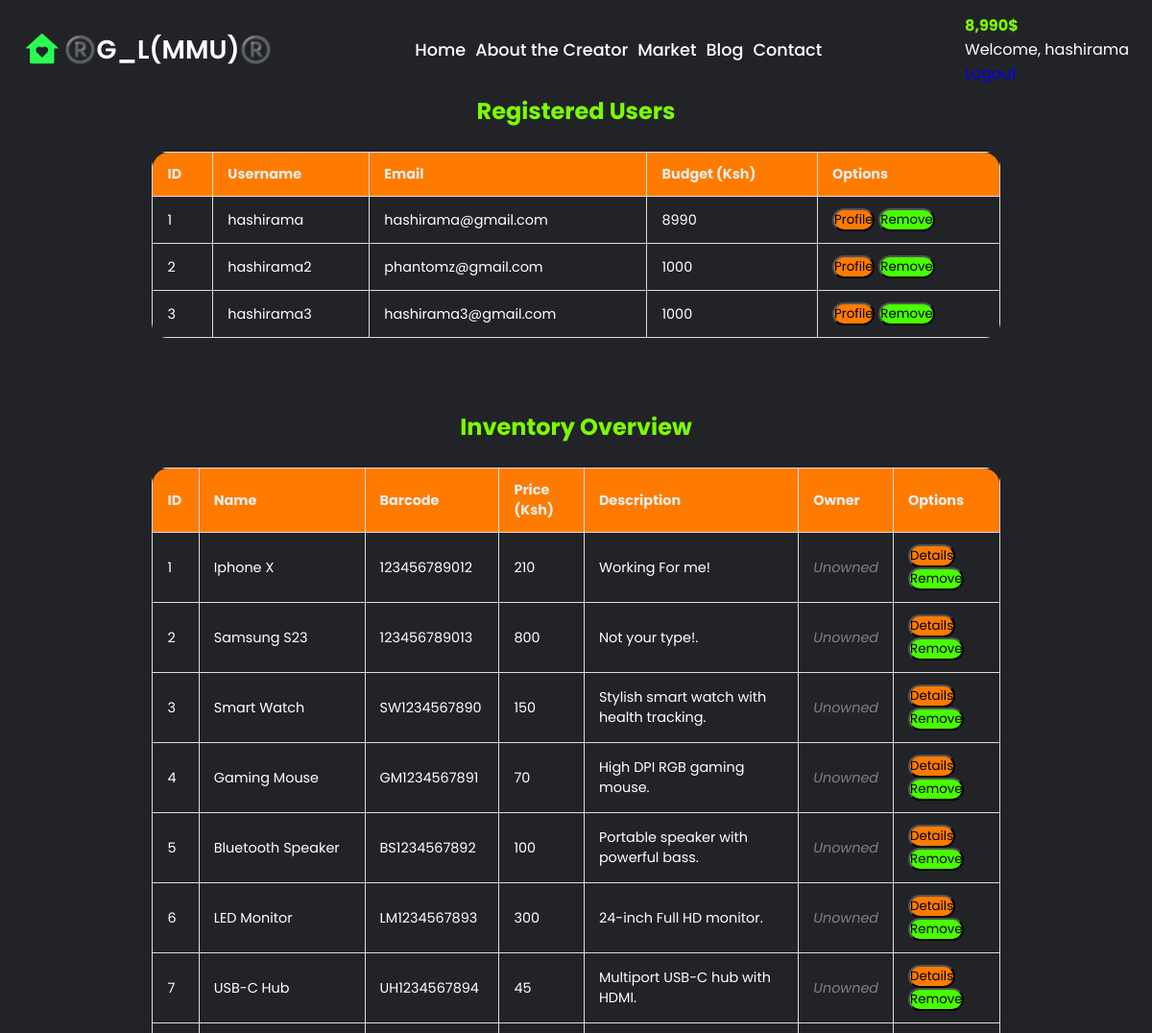
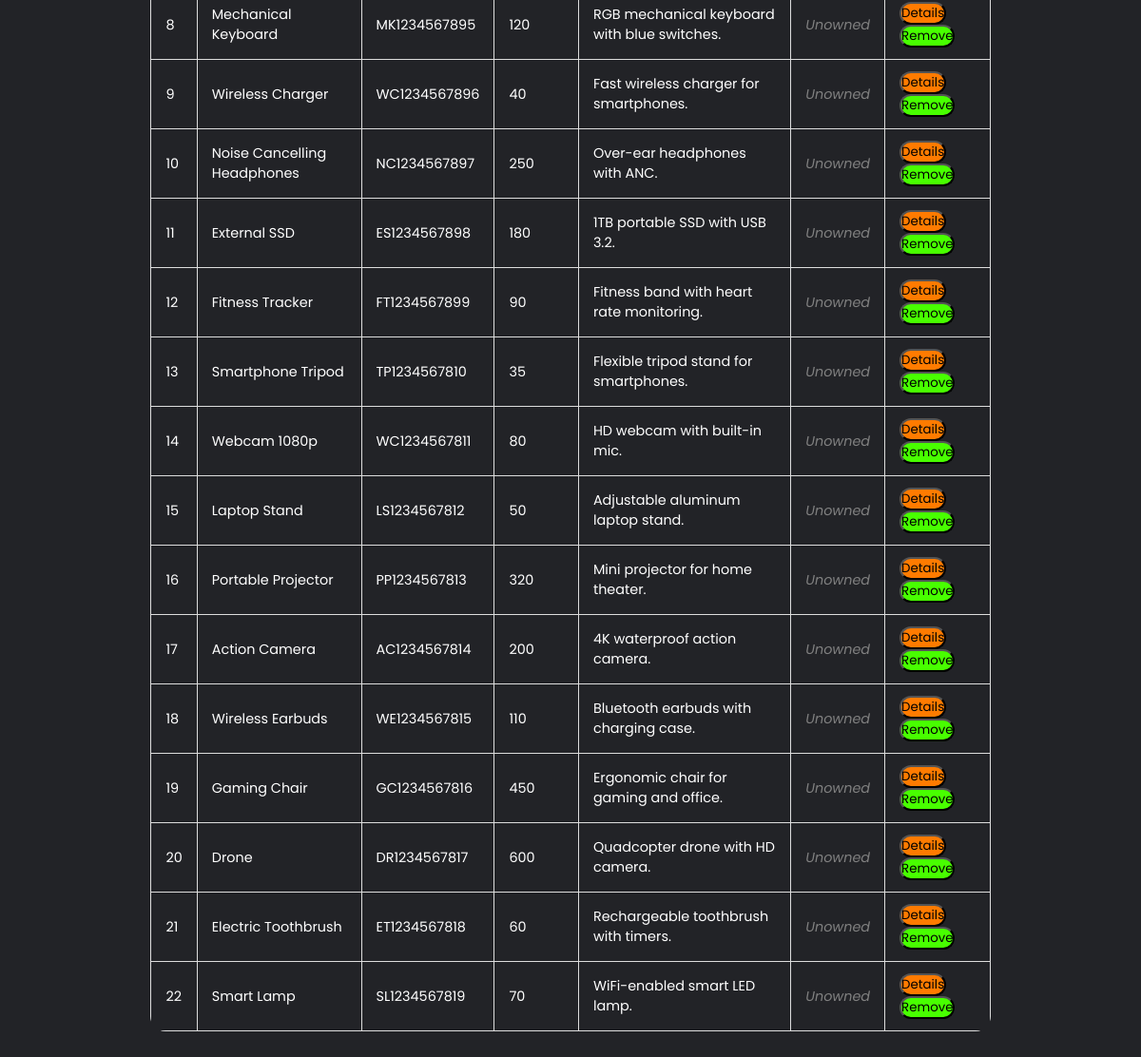
Page /mypeople/dashbord (signed in) on the earlier database version (2 pictures, top to bottom).
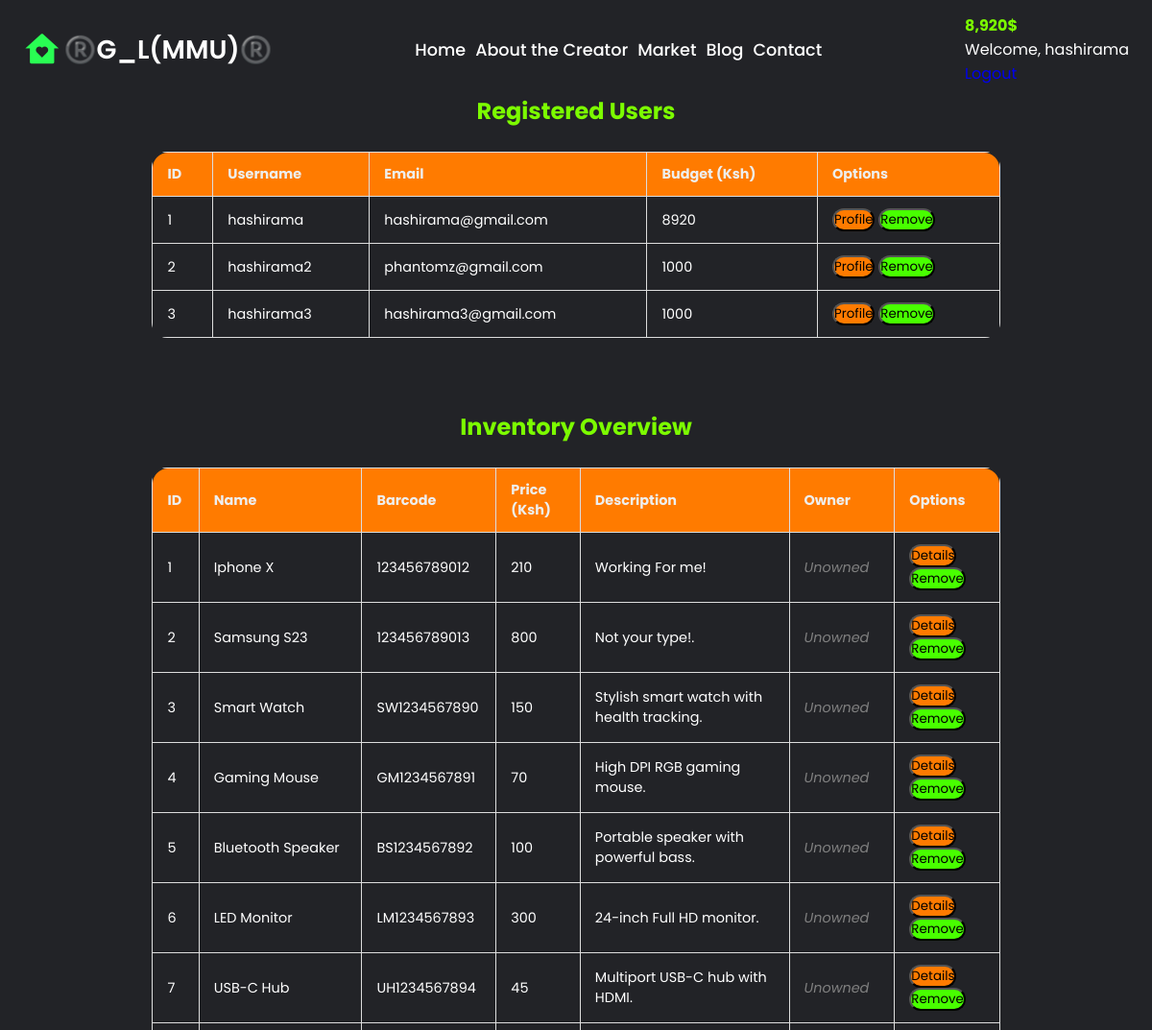
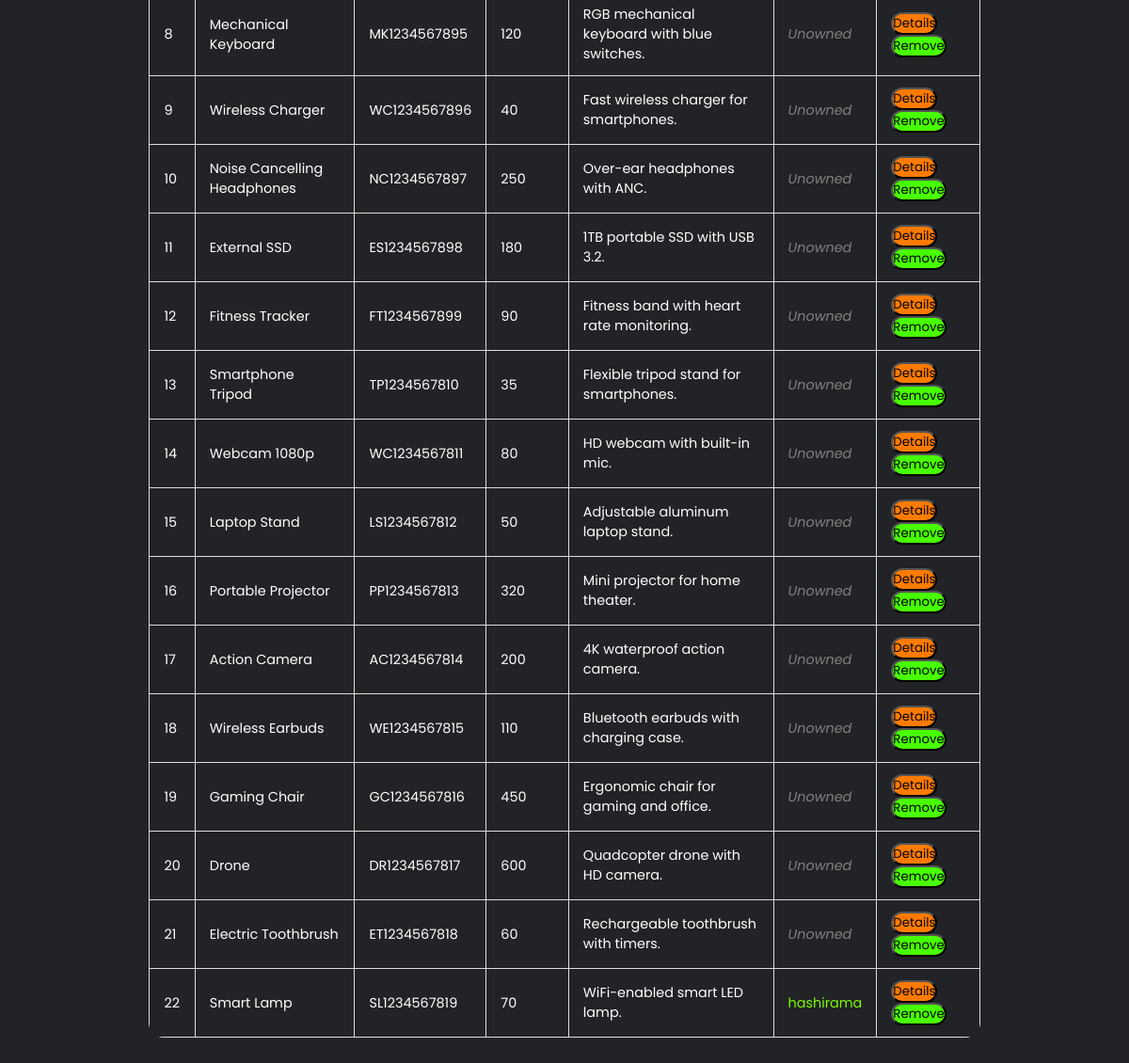
Same page on the later database version (2 pictures, top to bottom).
### market/models.py (models this page shows, shortened)
class User(db.Model, UserMixin):
    id = db.Column(db.Integer(), primary_key=True)
    username = db.Column(db.String(length=30), nullable=False, unique=True)
    email_address = db.Column(db.String(length=58), nullable=False, unique=True)
    pass_hash = db.Column(db.String(length=60), nullable=False)
    budget = db.Column(db.Integer(), nullable=False, default=1000)
    items = db.relationship('Item', backref='owned_user', lazy=True)
    @property
    def prettier_budget(self):
        if len(str(self.budget)) >= 4:
            return f'{str(self.budget)[:-3]},{str(self.budget)[-3:]}$'
        else:
            return f"{self.budget}$"
    @property
    def password(self):
        return self.password

class Item(db.Model):
    id = db.Column(db.Integer(), primary_key=True)
    name = db.Column(db.String(length=30), nullable=False, unique=True)
    price = db.Column(db.Integer(), nullable=False)
    barcode = db.Column(db.String(length=12), nullable=False, unique=True)
    description = db.Column(db.String(length=1024), nullable=False, unique=True)
    owner = db.Column(db.Integer(), db.ForeignKey('user.id'))

### market/routes.py (the view)
@app.route('/mypeople/dashbord')
@login_required
def admin_dashboard():
    users = User.query.all()
    items = Item.query.all()
    return render_template('admin_dashboard.html', users=users, items=items)

### market/models.py (called while the page is built)
@login_manager.user_loader
def load_user(user_id):
    return User.query.get(int(user_id))

### market/templates/admin_dashboard.html (shortened to what the changed rows need)
<!DOCTYPE html>
<html lang="en">
<head>
    <link rel="stylesheet" href="{{ url_for('static', filename='css/styles.css') }}">
    <link href="https://cdn.jsdelivr.net/npm/remixicon@4.5.0/fonts/remixicon.css" rel="stylesheet" />
    <link rel="stylesheet" href="https://unpkg.com/boxicons@latest/css/boxicons.min.css">
</head>
<body id="mrktb" class="mkrtbay">
    <header style="padding-bottom: 50px;">
        {% if current_user.is_authenticated %}
        <ul class="navbar-nav">
            <li class="nav-item">
                <a class="nav-link" style="color: lawngreen; font-weight: bold">
                     {{ current_user.prettier_budget }}
                </a>
            </li>
            <li class="nav-item">
                <a class="nav-market">Welcome, {{ current_user.username }}</a>
            </li>
            <li class="nav-item">
                <a class="nav-link" href="{{ url_for('logout_page') }}">Logout</a>
            </li>
        </ul>
        {% else %}
        <div class="main">
            <a href="{{ url_for('login_page') }}" class="user"><i class="ri-user-fill"></i>Sign In</a>
            <a href="{{ url_for('register_page') }}">Register</a>
            <div class="bx bx-menu" id="menu-icon"></div>
        </div>
        {% endif %}
    </header>
    <div class="tables">
        <div class="table-cont" style="margin-bottom: 50px;">
            <h2 style="text-align: center; color: lawngreen; margin-bottom: 20px;">Registered Users</h2>
            <table class="cont-tables">
                <thead>
                    <tr class="table-hrow">
                        <th>ID</th>
                        <th>Username</th>
                        <th>Email</th>
                        <th>Budget (Ksh)</th>
                        <th>Options</th>
                    </tr>
                </thead>
                <tbody>
                    {% for user in users %}
                    <tr id="tr12">
                        <td>{{ user.id }}</td>
                        <td>{{ user.username }}</td>
                        <td>{{ user.email_address }}</td>
                        <td>{{ user.budget }}</td>
                        <td>
                            <button class="btn btn-outline btn-info" id="bt23">Profile</button>
                            <button class="btn btn-outline btn-danger" id="bt24">Remove</button>
                        </td>
                    </tr>
                    {% endfor %}
                </tbody>
            </table>
        </div>
        <div class="table-cont">
            <h2 style="text-align: center; color: lawngreen; margin-bottom: 20px;">Inventory Overview</h2>
            <table class="cont-tables">
                <thead>
                    <tr class="table-hrow">
                        <th>ID</th>
                        <th>Name</th>
                        <th>Barcode</th>
                        <th>Price (Ksh)</th>
                        <th>Description</th>
                        <th>Owner</th>
                        <th>Options</th>
                    </tr>
                </thead>
                <tbody>
                    {% for item in items %}
                    <tr id="tr12">
                        <td>{{ item.id }}</td>
                        <td>{{ item.name }}</td>
                        <td>{{ item.barcode }}</td>
                        <td>{{ item.price }}</td>
                        <td>{{ item.description }}</td>
                        <td>
                            {% if item.owned_user %}
                                <span style="color: lawngreen;">{{ item.owned_user.username }}</span>
                            {% else %}
                                <span style="color: gray; font-style: italic;">Unowned</span>
                            {% endif %}
                        </td>
                        <td>
                            <button class="btn btn-outline btn-info" id="bt23">Details</button>
                            <button class="btn btn-outline btn-danger" id="bt24">Remove</button>
                        </td>
                    </tr>
                    {% endfor %}
                </tbody>
            </table>
        </div>
    </div>
</body>
</html>

Differences in the rows shown:
changed User "hashirama": prettier_budget "8,990$" → "8,920$"; budget "8990" → "8920"
changed Item "Smart Lamp": owned_user.username (not shown) → "hashirama"; no longer shows "Unowned"
